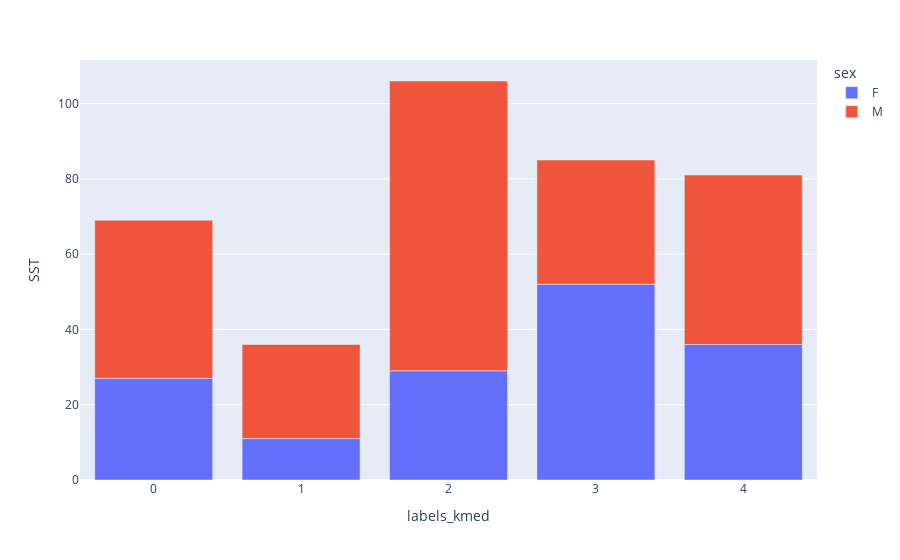
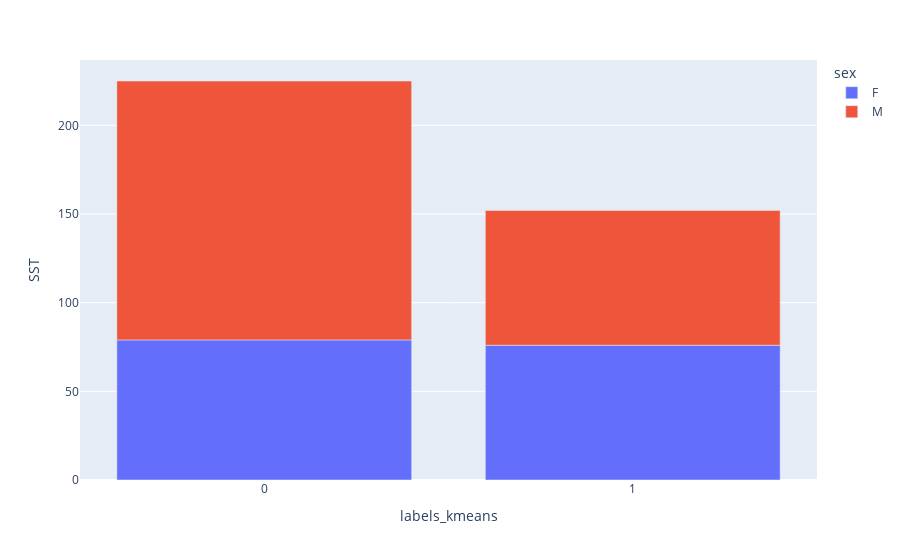
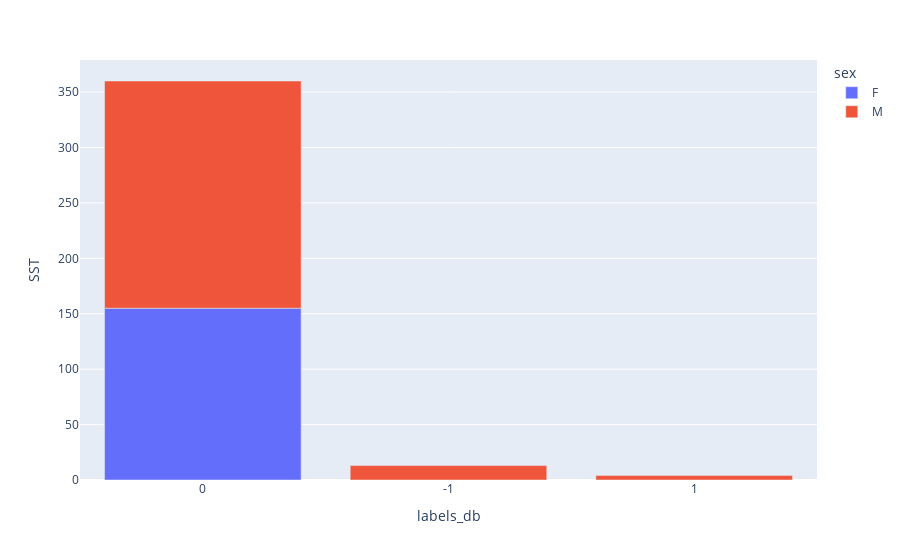
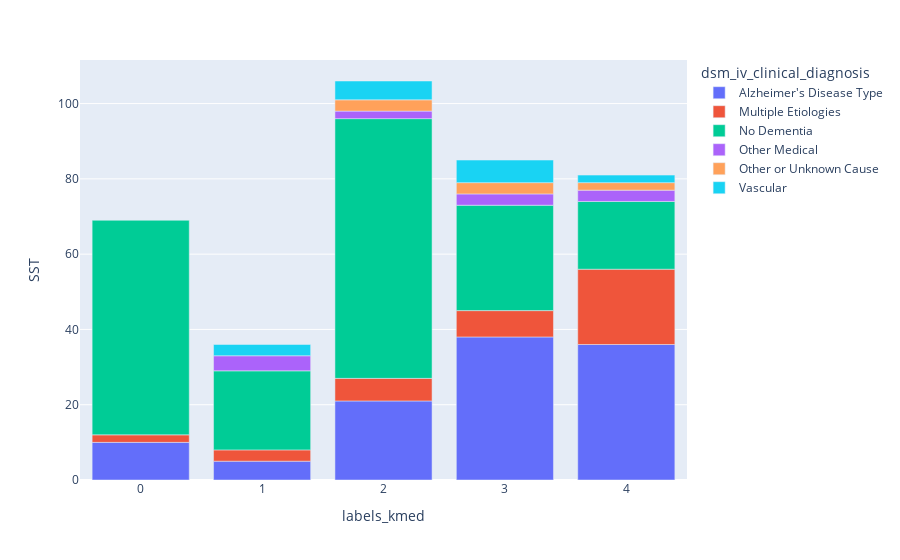

The code cell stored with these charts, in order, in its notebook:
### Code cell
for i in ['sex','dsm_iv_clinical_diagnosis','nincds_arda_diagnosis','control_set','ever_tbi_w_loc','age','structure_name','act_demented']:
    for y in ['labels_kmed','labels_kmeans','labels_db']:

        gb=clusters_df.groupby(by=[i,y]).count().reset_index()
        fig=px.bar(gb,x=y,y='SST',color=i)
        fig.show()

for i in ['braak','nia_reagan']:
    for y in ['labels_kmed','labels_kmeans','labels_db']:

        gb=clusters_df.groupby(by=[y])[i].mean().reset_index()
        fig=px.bar(gb,x=y,y=i)
        fig.show()

### Figure 1 — Plotly figure (JSON) as saved in the notebook; plotly's stock layout.template omitted (floating-point values rounded to 4 significant figures)
{"data": [{"alignmentgroup": "True", "hovertemplate": "sex=F<br>labels_kmed=%{x}<br>SST=%{y}<extra></extra>", "legendgroup": "F", "marker": {"color": "#636efa", "pattern": {"shape": ""}}, "name": "F", "offsetgroup": "F", "orientation": "v", "showlegend": true, "textposition": "auto", "type": "bar", "x": ["0", "1", "2", "3", "4"], "xaxis": "x", "y": [27, 11, 29, 52, 36], "yaxis": "y"}, {"alignmentgroup": "True", "hovertemplate": "sex=M<br>labels_kmed=%{x}<br>SST=%{y}<extra></extra>", "legendgroup": "M", "marker": {"color": "#EF553B", "pattern": {"shape": ""}}, "name": "M", "offsetgroup": "M", "orientation": "v", "showlegend": true, "textposition": "auto", "type": "bar", "x": ["0", "1", "2", "3", "4"], "xaxis": "x", "y": [42, 25, 77, 33, 45], "yaxis": "y"}], "layout": {"barmode": "relative", "legend": {"title": {"text": "sex"}, "tracegroupgap": 0}, "margin": {"t": 60}, "xaxis": {"anchor": "y", "domain": [0, 1], "title": {"text": "labels_kmed"}}, "yaxis": {"anchor": "x", "domain": [0, 1], "title": {"text": "SST"}}}}

### Figure 2 — Plotly figure (JSON) as saved in the notebook; plotly's stock layout.template omitted (floating-point values rounded to 4 significant figures)
{"data": [{"alignmentgroup": "True", "hovertemplate": "sex=F<br>labels_kmeans=%{x}<br>SST=%{y}<extra></extra>", "legendgroup": "F", "marker": {"color": "#636efa", "pattern": {"shape": ""}}, "name": "F", "offsetgroup": "F", "orientation": "v", "showlegend": true, "textposition": "auto", "type": "bar", "x": ["0", "1"], "xaxis": "x", "y": [79, 76], "yaxis": "y"}, {"alignmentgroup": "True", "hovertemplate": "sex=M<br>labels_kmeans=%{x}<br>SST=%{y}<extra></extra>", "legendgroup": "M", "marker": {"color": "#EF553B", "pattern": {"shape": ""}}, "name": "M", "offsetgroup": "M", "orientation": "v", "showlegend": true, "textposition": "auto", "type": "bar", "x": ["0", "1"], "xaxis": "x", "y": [146, 76], "yaxis": "y"}], "layout": {"barmode": "relative", "legend": {"title": {"text": "sex"}, "tracegroupgap": 0}, "margin": {"t": 60}, "xaxis": {"anchor": "y", "domain": [0, 1], "title": {"text": "labels_kmeans"}}, "yaxis": {"anchor": "x", "domain": [0, 1], "title": {"text": "SST"}}}}

### Figure 3 — Plotly figure (JSON) as saved in the notebook; plotly's stock layout.template omitted (floating-point values rounded to 4 significant figures)
{"data": [{"alignmentgroup": "True", "hovertemplate": "sex=F<br>labels_db=%{x}<br>SST=%{y}<extra></extra>", "legendgroup": "F", "marker": {"color": "#636efa", "pattern": {"shape": ""}}, "name": "F", "offsetgroup": "F", "orientation": "v", "showlegend": true, "textposition": "auto", "type": "bar", "x": ["0"], "xaxis": "x", "y": [155], "yaxis": "y"}, {"alignmentgroup": "True", "hovertemplate": "sex=M<br>labels_db=%{x}<br>SST=%{y}<extra></extra>", "legendgroup": "M", "marker": {"color": "#EF553B", "pattern": {"shape": ""}}, "name": "M", "offsetgroup": "M", "orientation": "v", "showlegend": true, "textposition": "auto", "type": "bar", "x": ["-1", "0", "1"], "xaxis": "x", "y": [13, 205, 4], "yaxis": "y"}], "layout": {"barmode": "relative", "legend": {"title": {"text": "sex"}, "tracegroupgap": 0}, "margin": {"t": 60}, "xaxis": {"anchor": "y", "domain": [0, 1], "title": {"text": "labels_db"}}, "yaxis": {"anchor": "x", "domain": [0, 1], "title": {"text": "SST"}}}}

### Figure 4 — Plotly figure (JSON) as saved in the notebook; plotly's stock layout.template omitted (floating-point values rounded to 4 significant figures)
{"data": [{"alignmentgroup": "True", "hovertemplate": "dsm_iv_clinical_diagnosis=Alzheimer's Disease Type<br>labels_kmed=%{x}<br>SST=%{y}<extra></extra>", "legendgroup": "Alzheimer's Disease Type", "marker": {"color": "#636efa", "pattern": {"shape": ""}}, "name": "Alzheimer's Disease Type", "offsetgroup": "Alzheimer's Disease Type", "orientation": "v", "showlegend": true, "textposition": "auto", "type": "bar", "x": ["0", "1", "2", "3", "4"], "xaxis": "x", "y": [10, 5, 21, 38, 36], "yaxis": "y"}, {"alignmentgroup": "True", "hovertemplate": "dsm_iv_clinical_diagnosis=Multiple Etiologies<br>labels_kmed=%{x}<br>SST=%{y}<extra></extra>", "legendgroup": "Multiple Etiologies", "marker": {"color": "#EF553B", "pattern": {"shape": ""}}, "name": "Multiple Etiologies", "offsetgroup": "Multiple Etiologies", "orientation": "v", "showlegend": true, "textposition": "auto", "type": "bar", "x": ["0", "1", "2", "3", "4"], "xaxis": "x", "y": [2, 3, 6, 7, 20], "yaxis": "y"}, {"alignmentgroup": "True", "hovertemplate": "dsm_iv_clinical_diagnosis=No Dementia<br>labels_kmed=%{x}<br>SST=%{y}<extra></extra>", "legendgroup": "No Dementia", "marker": {"color": "#00cc96", "pattern": {"shape": ""}}, "name": "No Dementia", "offsetgroup": "No Dementia", "orientation": "v", "showlegend": true, "textposition": "auto", "type": "bar", "x": ["0", "1", "2", "3", "4"], "xaxis": "x", "y": [57, 21, 69, 28, 18], "yaxis": "y"}, {"alignmentgroup": "True", "hovertemplate": "dsm_iv_clinical_diagnosis=Other Medical<br>labels_kmed=%{x}<br>SST=%{y}<extra></extra>", "legendgroup": "Other Medical", "marker": {"color": "#ab63fa", "pattern": {"shape": ""}}, "name": "Other Medical", "offsetgroup": "Other Medical", "orientation": "v", "showlegend": true, "textposition": "auto", "type": "bar", "x": ["1", "2", "3", "4"], "xaxis": "x", "y": [4, 2, 3, 3], "yaxis": "y"}, {"alignmentgroup": "True", "hovertemplate": "dsm_iv_clinical_diagnosis=Other or Unknown Cause<br>labels_kmed=%{x}<br>SST=%{y}<extra></extra>", "legendgroup": "Other or Unknown Cause", "marker": {"color": "#FFA15A", "pattern": {"shape": ""}}, "name": "Other or Unknown Cause", "offsetgroup": "Other or Unknown Cause", "orientation": "v", "showlegend": true, "textposition": "auto", "type": "bar", "x": ["2", "3", "4"], "xaxis": "x", "y": [3, 3, 2], "yaxis": "y"}, {"alignmentgroup": "True", "hovertemplate": "dsm_iv_clinical_diagnosis=Vascular<br>labels_kmed=%{x}<br>SST=%{y}<extra></extra>", "legendgroup": "Vascular", "marker": {"color": "#19d3f3", "pattern": {"shape": ""}}, "name": "Vascular", "offsetgroup": "Vascular", "orientation": "v", "showlegend": true, "textposition": "auto", "type": "bar", "x": ["1", "2", "3", "4"], "xaxis": "x", "y": [3, 5, 6, 2], "yaxis": "y"}], "layout": {"barmode": "relative", "legend": {"title": {"text": "dsm_iv_clinical_diagnosis"}, "tracegroupgap": 0}, "margin": {"t": 60}, "xaxis": {"anchor": "y", "domain": [0, 1], "title": {"text": "labels_kmed"}}, "yaxis": {"anchor": "x", "domain": [0, 1], "title": {"text": "SST"}}}}
